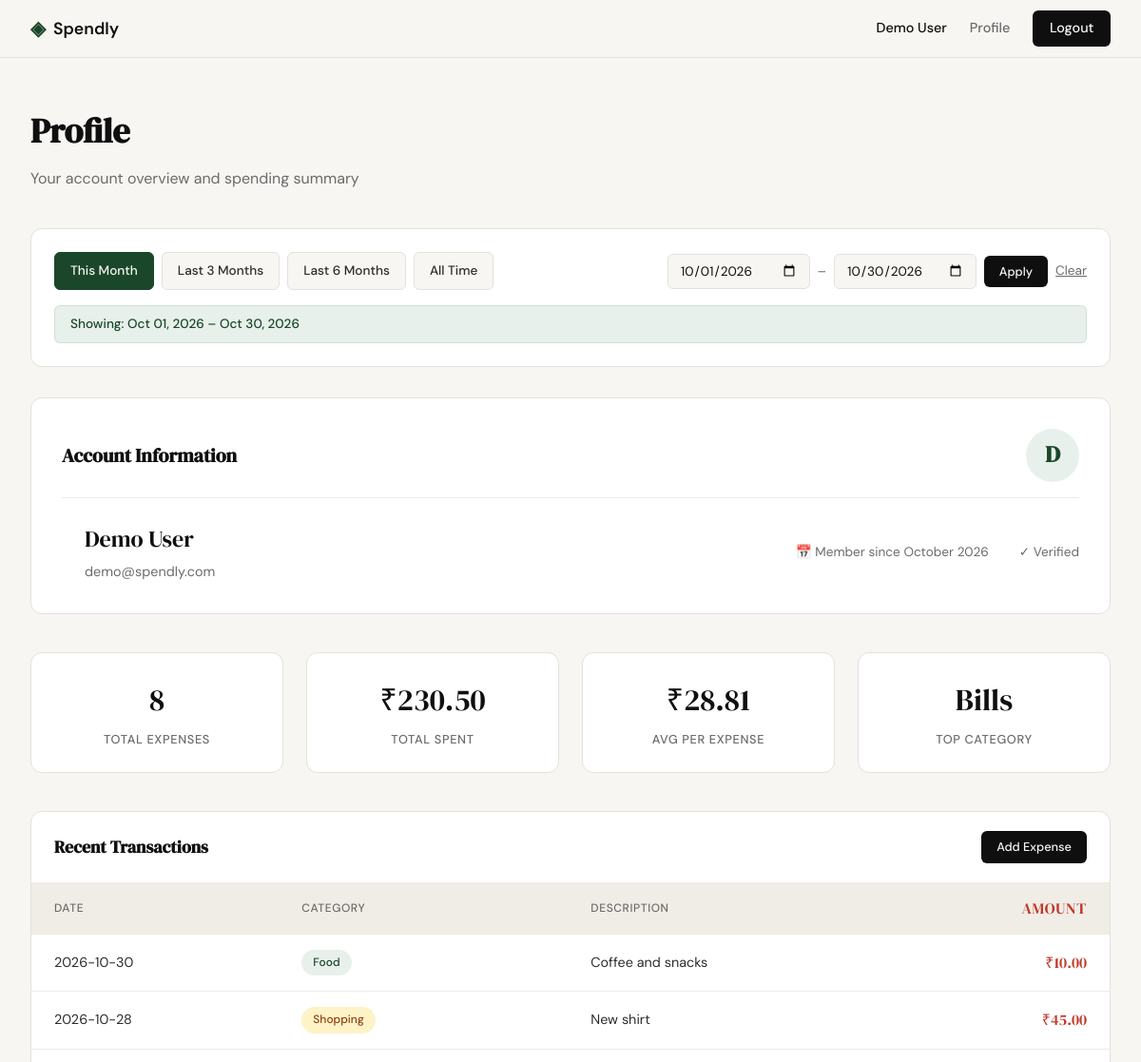
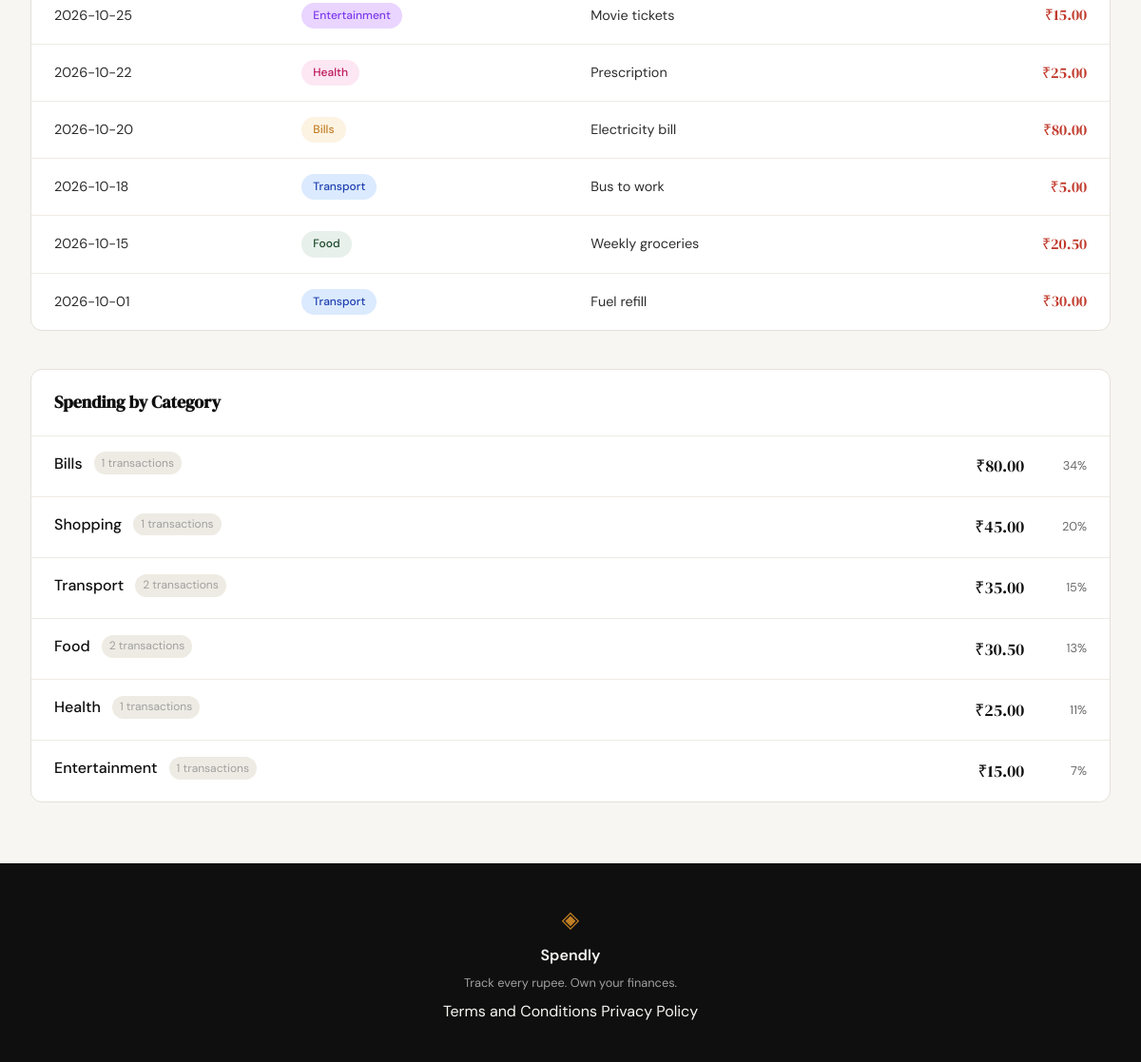
The app's page /profile?date_from=2026-10-01&date_to=2026-10-30 (signed in) with its own data (2 pictures, top to bottom).
### tables this page shows
CREATE TABLE users (
            id INTEGER PRIMARY KEY AUTOINCREMENT,
            name TEXT NOT NULL,
            email TEXT UNIQUE NOT NULL,
            password_hash TEXT NOT NULL,
            created_at TEXT DEFAULT CURRENT_TIMESTAMP
        );

CREATE TABLE expenses (
            id INTEGER PRIMARY KEY AUTOINCREMENT,
            user_id INTEGER NOT NULL REFERENCES users(id),
            amount REAL NOT NULL,
            category TEXT NOT NULL,
            date TEXT NOT NULL,
            description TEXT,
            created_at TEXT DEFAULT CURRENT_TIMESTAMP
        );

### app.py (the view)
@app.route("/profile")
def profile():
    if not session.get("user_id"):
        flash("Please sign in to view your profile", "error")
        return redirect(url_for("login"))
    user_id = session["user_id"]
    user = get_user_profile(user_id)
    if not user:
        flash("User not found", "error")
        return redirect(url_for("logout"))
    date_from_str = request.args.get("date_from", "").strip()
    date_to_str = request.args.get("date_to", "").strip()
    date_from = None
    date_to = None
    active_preset = None
    if date_from_str:
        try:
            datetime.strptime(date_from_str, "%Y-%m-%d")
            date_from = date_from_str
        except ValueError:
            pass  # Invalid format - ignore
    if date_to_str:
        try:
            datetime.strptime(date_to_str, "%Y-%m-%d")
            date_to = date_to_str
        except ValueError:
            pass  # Invalid format - ignore
    if date_from and date_to and date_from > date_to:
        flash("Start date must be before end date.", "error")
        date_from = None
        date_to = None
    today = datetime.now().date()
    presets = {
        "this_month": {
            "label": "This Month",
            "date_from": today.replace(day=1).isoformat(),
            "date_to": today.isoformat()
        },
        "last_3_months": {
            "label": "Last 3 Months",
            "date_from": (today - timedelta(days=90)).isoformat(),
            "date_to": today.isoformat()
        },
        "last_6_months": {
            "label": "Last 6 Months",
            "date_from": (today - timedelta(days=180)).isoformat(),
            "date_to": today.isoformat()
        }
    }
    if date_from and date_to:
        for key, preset in presets.items():
            if preset["date_from"] == date_from and preset["date_to"] == date_to:
                active_preset = key
                break
    stats_raw = get_summary_stats(user_id, date_from, date_to)
    transactions = get_recent_transactions(user_id, limit=10, date_from=date_from, date_to=date_to)
    categories = get_category_breakdown(user_id, date_from, date_to)
    stats = {
        "total_expenses": stats_raw["transaction_count"],
        "total_spent": stats_raw["total_spent"],
        "avg_per_expense": round(stats_raw["avg_per_expense"], 2) if stats_raw["transaction_count"] > 0 else 0,
        "top_category": stats_raw["top_category"] or "—"
    }
    filter_display = None
    if date_from and date_to:
        try:
            from_dt = datetime.strptime(date_from, "%Y-%m-%d")
            to_dt = datetime.strptime(date_to, "%Y-%m-%d")
            filter_display = f"Showing: {from_dt.strftime('%b %d, %Y')} – {to_dt.strftime('%b %d, %Y')}"
        except Exception:
            filter_display = "Filtered"
    return render_template("profile.html",
                          user=user,
                          stats=stats,
                          transactions=transactions,
                          categories=categories,
                          date_from=date_from,
                          date_to=date_to,
                          active_preset=active_preset,
                          filter_display=filter_display,
                          presets=presets)

### database/db.py (called while the page is built)
def get_db():
    db_path = os.path.join(os.path.dirname(os.path.dirname(os.path.abspath(__file__))), "spendly.db")
    conn = sqlite3.connect(db_path)
    conn.row_factory = sqlite3.Row
    conn.execute("PRAGMA foreign_keys = ON")
    return conn

### database/queries.py (called while the page is built)
def get_user_by_id(user_id: int) -> dict | None:
    conn = get_db()
    cursor = conn.cursor()
    cursor.execute("SELECT * FROM users WHERE id = ?", (user_id,))
    user = cursor.fetchone()
    conn.close()
    if user:
        created = user["created_at"]
        try:
            dt = datetime.fromisoformat(created.replace("Z", "+00:00"))
            member_since = dt.strftime("%B %Y")
        except Exception:
            member_since = "Unknown"
        return {
            "name": user["name"],
            "email": user["email"],
            "member_since": member_since
        }
    return None

def _build_date_filter(date_from: Optional[str], date_to: Optional[str]) -> tuple[str, list]:
    if date_from and date_to:
        return "AND date BETWEEN ? AND ?", [date_from, date_to]
    return "", []

def get_recent_transactions(user_id: int, limit: int = 10, date_from: Optional[str] = None, date_to: Optional[str] = None) -> list:
    conn = get_db()
    cursor = conn.cursor()
    date_where, date_params = _build_date_filter(date_from, date_to)
    base_params = [user_id] + date_params + [limit]
    cursor.execute(f"""
        SELECT date, category, description, amount
        FROM expenses WHERE user_id = ? {date_where}
        ORDER BY date DESC, id DESC
        LIMIT ?
    """, base_params)
    transactions = [dict(row) for row in cursor.fetchall()]
    conn.close()
    return transactions

### templates/profile.html (shortened to what this page needs)
{% extends "base.html" %}
{% block content %}
<section class="profile-section">
    <header class="profile-header">
        <h1 class="profile-title">Profile</h1>
        <p class="profile-subtitle">Your account overview and spending summary</p>
    </header>
    <div class="filter-bar">
        <div class="filter-presets">
            <a href="{{ url_for('profile', date_from=presets.this_month.date_from, date_to=presets.this_month.date_to) }}"
               class="filter-preset-btn {% if active_preset == 'this_month' %}active{% endif %}">
                This Month
            </a>
            <a href="{{ url_for('profile', date_from=presets.last_3_months.date_from, date_to=presets.last_3_months.date_to) }}"
               class="filter-preset-btn {% if active_preset == 'last_3_months' %}active{% endif %}">
                Last 3 Months
            </a>
            <a href="{{ url_for('profile', date_from=presets.last_6_months.date_from, date_to=presets.last_6_months.date_to) }}"
               class="filter-preset-btn {% if active_preset == 'last_6_months' %}active{% endif %}">
                Last 6 Months
            </a>
            <a href="{{ url_for('profile') }}"
               class="filter-preset-btn {% if active_preset is none and not date_from and not date_to %}active{% endif %}">
                All Time
            </a>
        </div>
        <form class="filter-custom" method="GET" action="{{ url_for('profile') }}">
            <input type="date" id="date_from" name="date_from" value="{{ date_from or '' }}"
                   {% if date_from and not active_preset %}style="font-weight: 600;"{% endif %}>
            <span class="filter-separator">–</span>
            <input type="date" id="date_to" name="date_to" value="{{ date_to or '' }}"
                   {% if date_to and not active_preset %}style="font-weight: 600;"{% endif %}>
            <button type="submit" class="btn-primary btn-sm">Apply</button>
            {% if date_from or date_to %}
            <a href="{{ url_for('profile') }}" class="filter-clear">Clear</a>
            {% endif %}
        </form>
        {% if filter_display %}
        <div class="filter-badge">{{ filter_display }}</div>
        {% endif %}
    </div>
    <div class="profile-card">
        <div class="profile-card-header">
            <h2 class="profile-card-title">Account Information</h2>
            <div class="profile-user-avatar">
                {{ user.name[0].upper() }}
            </div>
        </div>
        <div style="display: flex; align-items: center; gap: 1.5rem; flex-wrap: wrap;">
            <div class="profile-user-info">
                <div class="profile-user-name">{{ user.name }}</div>
                <div class="profile-user-email">{{ user.email }}</div>
            </div>
            <div class="profile-user-meta">
                <span>📅 Member since {{ user.member_since }}</span>
                <span>✓ Verified</span>
            </div>
        </div>
    </div>
    <div class="stats-grid">
        <div class="stat-card">
            <div class="stat-value">{{ stats.total_expenses }}</div>
            <div class="stat-label">Total Expenses</div>
        </div>
        <div class="stat-card">
            <div class="stat-value">₹{{ "{:,.2f}".format(stats.total_spent) }}</div>
            <div class="stat-label">Total Spent</div>
        </div>
        <div class="stat-card">
            <div class="stat-value">₹{{ "{:,.2f}".format(stats.avg_per_expense) }}</div>
            <div class="stat-label">Avg per Expense</div>
        </div>
        <div class="stat-card">
            <div class="stat-value">{{ stats.top_category }}</div>
            <div class="stat-label">Top Category</div>
        </div>
    </div>
    <div class="table-section">
        <div class="table-section-header">
            <h3 class="table-section-title">Recent Transactions</h3>
            <a href="{{ url_for('add_expense') }}" class="btn-primary" style="font-size: 0.8rem; padding: 0.4rem 1rem;">Add Expense</a>
        </div>
        {% if transactions %}
        <table class="transactions-table">
            <thead>
                <tr>
                    <th>Date</th>
                    <th>Category</th>
                    <th>Description</th>
                    <th class="amount">Amount</th>
                </tr>
            </thead>
            <tbody>
                {% for txn in transactions %}
                <tr>
                    <td>{{ txn.date }}</td>
                    <td>
                        <span class="category-badge category-badge-{{ txn.category.lower() }}">
                            {{ txn.category }}
                        </span>
                    </td>
                    <td>{{ txn.description }}</td>
                    <td class="amount">₹{{ "{:,.2f}".format(txn.amount) }}</td>
                </tr>
                {% endfor %}
            </tbody>
        </table>
        {% else %}
        <div class="empty-state">
            <div class="empty-state-icon">📝</div>
            <p>No transactions yet. <a href="{{ url_for('add_expense') }}" style="color: var(--accent);">Add your first expense</a></p>
        </div>
        {% endif %}
    </div>
    <div class="category-section">
        <div class="table-section-header">
            <h3 class="table-section-title">Spending by Category</h3>
        </div>
        <div class="category-list">
            {% for cat in categories %}
            <div class="category-item">
                <div class="category-item-info">
                    <div class="category-item-header">
                        <span class="category-item-name">{{ cat.category }}</span>
                        <span class="category-item-count">{{ cat.count }} transactions</span>
                    </div>
                </div>
                <div class="category-item-amount">₹{{ "{:,.2f}".format(cat.amount) }}</div>
                <div class="category-item-percentage">{{ cat.percentage }}%</div>
            </div>
            {% endfor %}
        </div>
    </div>
</section>
{% endblock %}

### templates/base.html (shortened to what this page needs)
<!DOCTYPE html>
<html lang="en">
<head>
    <link rel="stylesheet" href="{{ url_for('static', filename='css/style.css') }}">
</head>
<body>
    <nav class="navbar">
        <div class="nav-inner">
            <a href="{{ url_for('landing') }}" class="nav-brand">
                <span class="brand-icon">◈</span>
                <span class="brand-name">Spendly</span>
            </a>
            <div class="nav-links">
                {% if session.user_id %}
                    <span class="nav-user">{{ session.user_name }}</span>
                    <a href="{{ url_for('profile') }}">Profile</a>
                    <a href="{{ url_for('logout') }}" class="nav-cta">Logout</a>
                {% else %}
                    <a href="{{ url_for('login') }}">Sign in</a>
                    <a href="{{ url_for('register') }}" class="nav-cta">Get started</a>
                {% endif %}
            </div>
        </div>
    </nav>
    <main class="main-content">
        {% block content %}{% endblock %}
    </main>
    <footer class="footer">
        <div class="footer-inner">
            <span class="brand-icon">◈</span>
            <span class="footer-name">Spendly</span>
            <p class="footer-copy">Track every rupee. Own your finances.</p>
            <div class="footer-links">
                <a href="{{ url_for('terms') }}">Terms and Conditions</a>
                <a href="{{ url_for('privacy') }}">Privacy Policy</a>
            </div>
        </div>
    </footer>
</body>
</html>

### records on screen
users: user_name "Demo User", name "D", name "Demo User", email "demo@spendly.com"
expenses: top_category "Bills", date "2026-10-20", category "Bills", description "Electricity bill", amount "80.00", count "1", percentage "34"
expenses: date "2026-10-30", category "Food", description "Coffee and snacks", amount "10.00"
expenses: date "2026-10-28", category "Shopping", description "New shirt", amount "45.00", count "1", percentage "20"
expenses: date "2026-10-25", category "Entertainment", description "Movie tickets", amount "15.00", count "1", percentage "7"
expenses: date "2026-10-22", category "Health", description "Prescription", amount "25.00", count "1", percentage "11"
expenses: date "2026-10-18", category "Transport", description "Bus to work", amount "5.00"
expenses: date "2026-10-15", category "Food", description "Weekly groceries", amount "20.50"
expenses: date "2026-10-01", category "Transport", description "Fuel refill", amount "30.00"

### other values on screen
{{ filter_display }} "Showing: Oct 01, 2026 – Oct 30, 2026"
{{ user.member_since }} "October 2026"
{{ stats.total_expenses }} "8"
{{ "{:,.2f}".format(stats.total_spent) }} "230.50"
{{ "{:,.2f}".format(stats.avg_per_expense) }} "28.81"
{{ cat.category }} "Transport" "Food"
{{ cat.count }} "2" "2"
{{ "{:,.2f}".format(cat.amount) }} "35.00" "30.50"
{{ cat.percentage }} "15" "13"
